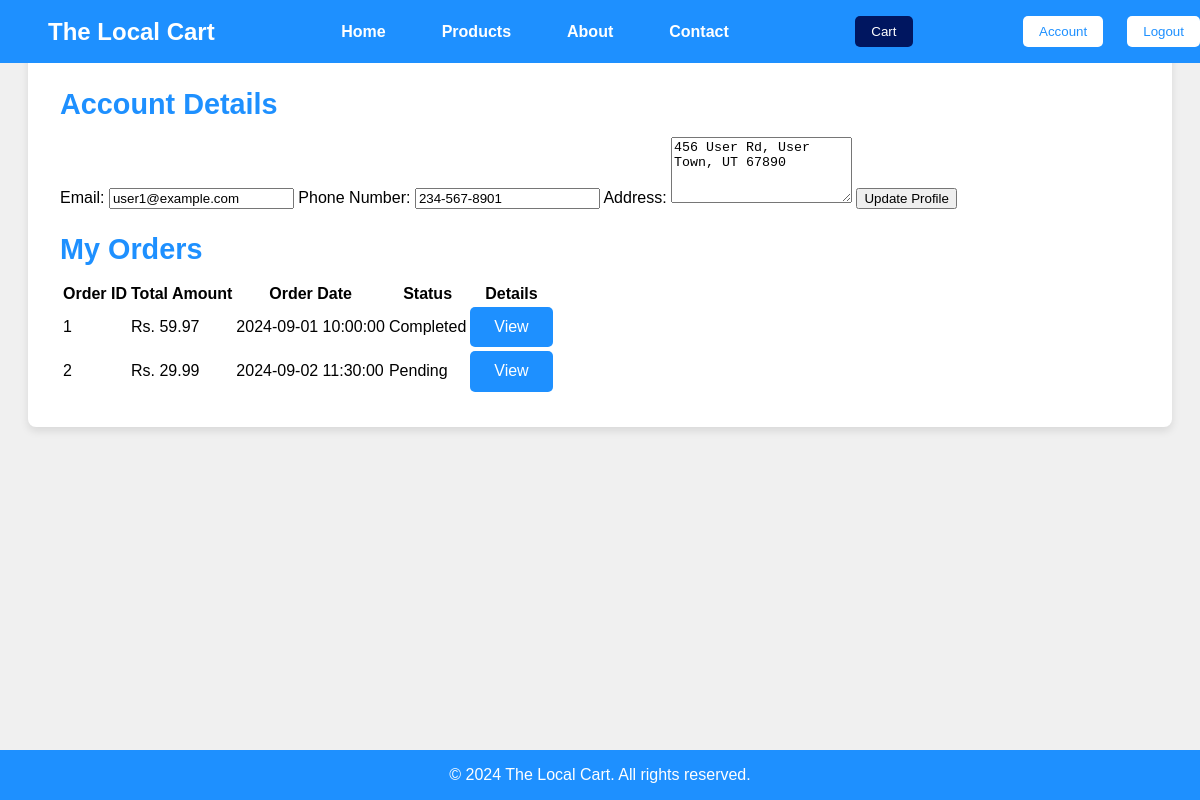
Page /account.php (signed in) on the committed database.
### tables this page shows
CREATE TABLE users (
    id INT AUTO_INCREMENT PRIMARY KEY,
    email VARCHAR(100) NOT NULL UNIQUE,
    password VARCHAR(255) NOT NULL,
    phone VARCHAR(20),
    address VARCHAR(255),
    INDEX (email)   
);

CREATE TABLE orders (
    id INT AUTO_INCREMENT PRIMARY KEY,
    user_id INT NOT NULL,
    total_amount DECIMAL(10, 2) NOT NULL,
    shipping_address VARCHAR(255) NOT NULL,
    city VARCHAR(100) NOT NULL,
    zip_code VARCHAR(20) NOT NULL,
    country VARCHAR(100) NOT NULL,
    order_date TIMESTAMP DEFAULT CURRENT_TIMESTAMP,
    status VARCHAR(50) DEFAULT 'Pending',
    FOREIGN KEY (user_id) REFERENCES users(id) ON DELETE CASCADE,
    INDEX (user_id),   
    INDEX (status)     
);

### account.php (the view, shortened to what this page needs)
<?php
include 'db.php';
$userid = $_SESSION['userid'];
$stmt = $conn->prepare("SELECT email, phone, address FROM users WHERE id = ?");
$stmt->bind_param("i", $userid);
$stmt->execute();
$stmt->bind_result($email, $phone, $address);
$orderQuery = $conn->prepare("SELECT id, total_amount, order_date, status FROM orders WHERE user_id = ?");
$orderQuery->bind_param("i", $userid);
$orderQuery->execute();
$orderResult = $orderQuery->get_result();
?>
<!DOCTYPE html>
<html lang="en">
<head>
    <link rel="stylesheet" href="css/account.css">
</head>
<body>
<header>
    <nav>
        <div class="logo">
            <h1>The Local Cart</h1>
        </div>
        <ul class="nav-links">
            <li><a href="index.php#Home">Home</a></li>
            <li><a href="index.php#Products">Products</a></li>
            <li><a href="index.php#About">About</a></li>
            <li><a href="index.php#Contact">Contact</a></li>
        </ul>
        <a href="cart.php"><button class="cart-button">Cart</button></a>
        <ul class="nav-buttons">
            <li><a href="account.php"><button class="button">Account</button></a></li>
            <li><a href="logout.php"><button class="button">Logout</button></a></li>
        </ul>
    </nav>
</header>
<div class="content-container">
    <main>
        <section class="account-details">
            <h2>Account Details</h2>
            <form action="account.php" method="post">
                <label for="email">Email:</label>
                <input type="email" id="email" name="email" value="<?php echo htmlspecialchars($email); ?>" required>
                <label for="phone">Phone Number:</label>
                <input type="tel" id="phone" name="phone" value="<?php echo htmlspecialchars($phone); ?>" required>
                <label for="address">Address:</label>
                <textarea id="address" name="address" rows="4" required><?php echo htmlspecialchars($address); ?></textarea>
                <button type="submit" class="btn">Update Profile</button>
            </form>
        </section>
        <section class="my-orders">
            <h2>My Orders</h2>
            <?php if ($orderResult->num_rows > 0): ?>
    <table>
        <thead>
            <tr>
                <th>Order ID</th>
                <th>Total Amount</th>
                <th>Order Date</th>
                <th>Status</th>
                <th>Details</th>
            </tr>
        </thead>
        <tbody>
            <?php while ($order = $orderResult->fetch_assoc()): ?>
            <tr>
                <td><?php echo $order['id']; ?></td>
                <td>Rs. <?php echo number_format($order['total_amount'], 2); ?></td>
                <td><?php echo $order['order_date']; ?></td>
                <td><?php echo $order['status']; ?></td>
                <td><a href="order_details.php?order_id=<?php echo $order['id']; ?>" class="button">View</a></td>
            </tr>
            <?php endwhile; ?>
        </tbody>
    </table>
<?php else: ?>
    <p>No orders found for this user.</p>
<?php endif; ?>
        </section>
    </main>
</div>
<footer>
    <p>&copy; 2024 The Local Cart. All rights reserved.</p>
</footer>
</body>
</html>

### css/account.css (style rules this page uses)
body { margin: 0; font-family: Arial, sans-serif; background-color: #f0f0f0; overflow-x: hidden; }
header { background-color: #1e90ff; padding: 1rem 3rem; color: white; position: fixed; width: 96%; top: 0; left: 0; z-index: 1000; }
nav { display: flex; justify-content: space-between; align-items: center; }
.logo h1 { margin: 0; }
.nav-links { list-style: none; display: flex; margin: 0; padding: 0; }
.nav-links li { margin-left: 1.5rem; }
.nav-links a { color: white; text-decoration: none; font-weight: bold; padding: 0.5rem 1rem; transition: background-color 0.3s ease; }
.nav-buttons { list-style: none; display: flex; margin: 0; padding: 0; }
.nav-buttons li { margin-left: 1.5rem; }
.nav-buttons .button { background-color: white; color: #1e90ff; border-radius: 5px; padding: 0.5rem 1rem; border: none; cursor: pointer; }
.cart-button { background-color: #001660; color: #ffffff; border-radius: 5px; padding: 0.5rem 1rem; border: none; cursor: pointer; margin-left: 1.5rem; }
.content-container { background-color: #ffffff; border-radius: 8px; box-shadow: 0 4px 8px rgba(0, 0, 0, 0.1); padding: 2rem; margin: 2rem auto; max-width: 1200px; width: 90%; }
.content-container h2 { font-size: 1.8rem; margin-bottom: 1rem; color: #1e90ff; }
.content-container .button { background-color: #1e90ff; color: #ffffff; border: none; border-radius: 5px; padding: 0.7rem 1.5rem; font-size: 1rem; cursor: pointer; text-align: center; display: inline-block; text-decoration: none; transition: background-color 0.3s ease; }
footer { background-color: #1e90ff; color: white; text-align: center; position: fixed; width: 100%; bottom: 0; }

### rows in the picture
users: email "user1@example.com", phone "234-567-8901", address "456 User Rd, User Town, UT 67890"
orders: id "1", total_amount "59.97", order_date "2024-09-01 10:00:00", status "Completed"
orders: id "2", total_amount "29.99", order_date "2024-09-02 11:30:00", status "Pending"
